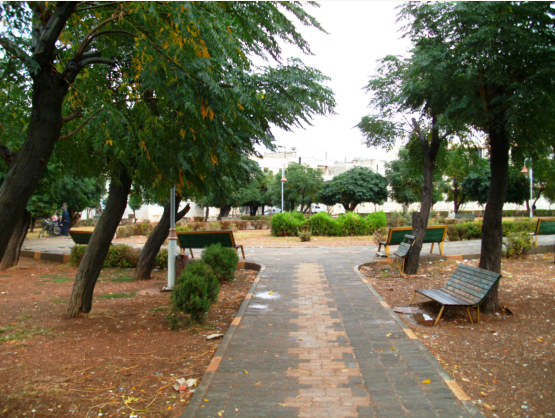
%> input picture nwpic.bmp, 555 x 418 px
$ octave --eval "result = bluedetect(imread('nwpic.bmp'));"   (GNU Octave 9; MATLAB toolbox functions it lacks are replaced by stand-ins)
%> lines starting %> are read from the running program, lines starting %| are printed output that depends on the picture; in (x1, y1, x2, y2) boxes, pixels count from 0 and x2, y2 are one past the last pixel; in counts of white or black regions, pixels touching at a corner belong together; the program's own positions count from 1
function [ Sn ] = bluedetect( pic )
% A func 4 3d scanner..
%   Done .. [YY]2015.
[h,w,~]=size(pic);
%> h = 418; w = 555
S1 = pic(:,:,1) < (pic(:,:,3)-9);
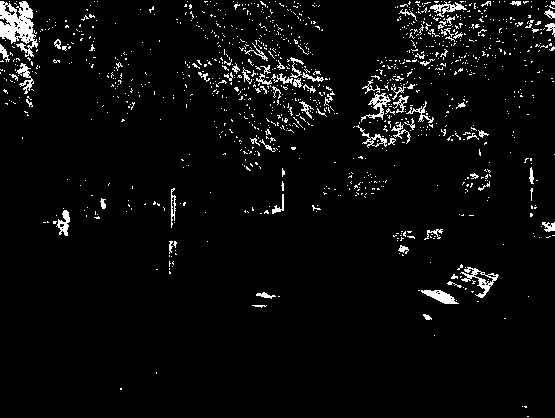
%> S1: size 418x555 logical; 4.1% white in thin lines or dots
S2 = pic(:,:,2) < (pic(:,:,3)-2);
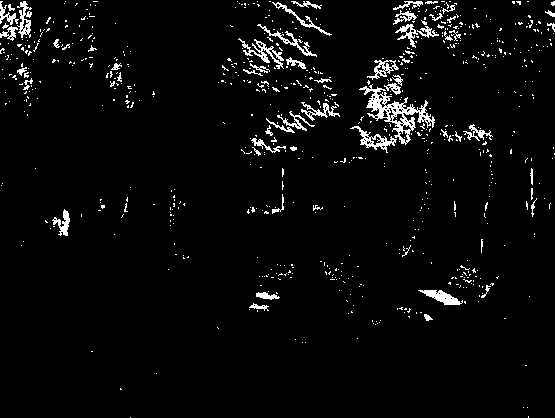
%> S2: size 418x555 logical; 3.8% white in thin lines or dots
Sn=~(S1&S2);
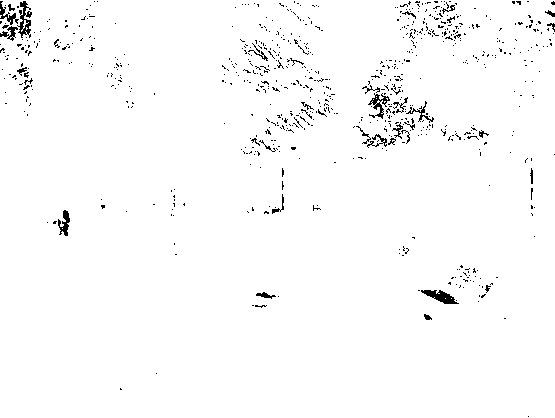
%> Sn: size 418x555 logical; 98.1% white; black in thin lines or dots
Sn = imclearborder(Sn);
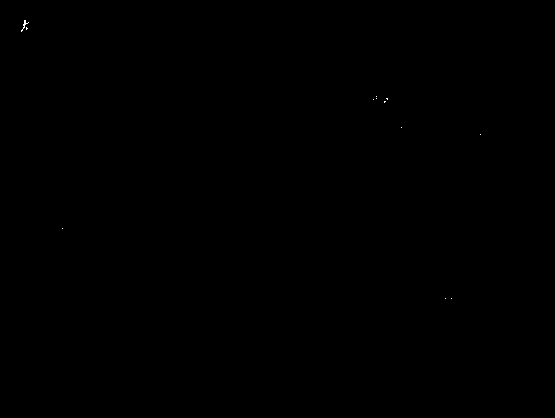
%> Sn: size 418x555 logical; 0.02% white in thin lines or dots, all inside (x1, y1, x2, y2) = (21, 20, 481, 299)

Sn = bwareaopen(Sn, ceil(h*w/100));
%> Sn: size 418x555 logical; every value is 0

% Now remove holes < 1% image area
Sn = ~bwareaopen(~Sn, ceil(h*w/100));
end

$ run again, on npic.png
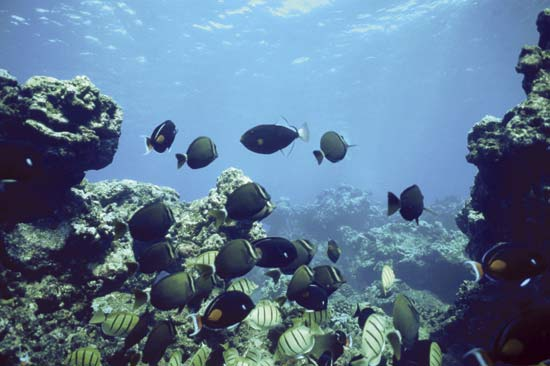
%> input picture npic.png, 550 x 366 px
%> in bluedetect, `S1 = pic(:,:,1) < (pic(:,:,3)-9);`:
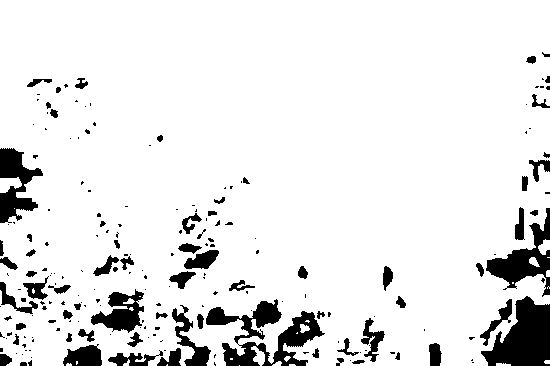
%> S1: size 366x550 logical; 90.2% white; 204 black regions (133 under 20 px), largest, box (x1, y1, x2, y2) and area: (206, 299, 325, 366) 3141, (481, 296, 550, 366) 2977, (486, 208, 550, 297) 1933
%> S2: size 366x550 logical; 85.1% white; 120 black regions (50 under 20 px), largest, box (x1, y1, x2, y2) and area: (221, 280, 412, 366) 8328, (161, 168, 251, 294) 3705, (90, 286, 153, 335) 1801
%> in bluedetect, `Sn = bwareaopen(Sn, ceil(h*w/100));`:
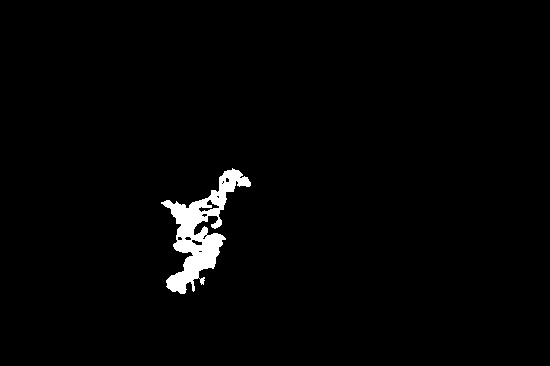
%> Sn: size 366x550 logical; 1.8% white; 1 white region, box (x1, y1, x2, y2) and area: (161, 168, 251, 294) 3713
